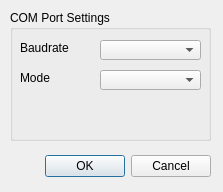
<?xml version="1.0" encoding="UTF-8"?>
<ui version="4.0">
 <class>QCanCfgGui</class>
 <widget class="QDialog" name="QCanCfgGui">
  <property name="geometry">
   <rect>
    <x>0</x>
    <y>0</y>
    <width>223</width>
    <height>192</height>
   </rect>
  </property>
  <property name="windowTitle">
   <string>Device Specific Configuration</string>
  </property>
  <property name="windowIcon">
   <iconset>
    <normaloff>:/products/6ai_snap</normaloff>:/products/6ai_snap</iconset>
  </property>
  <widget class="QDialogButtonBox" name="buttonBox">
   <property name="geometry">
    <rect>
     <x>40</x>
     <y>150</y>
     <width>171</width>
     <height>32</height>
    </rect>
   </property>
   <property name="orientation">
    <enum>Qt::Horizontal</enum>
   </property>
   <property name="standardButtons">
    <set>QDialogButtonBox::Cancel|QDialogButtonBox::Ok</set>
   </property>
  </widget>
  <widget class="QGroupBox" name="groupBox">
   <property name="geometry">
    <rect>
     <x>10</x>
     <y>10</y>
     <width>201</width>
     <height>131</height>
    </rect>
   </property>
   <property name="title">
    <string>COM Port Settings</string>
   </property>
   <widget class="QComboBox" name="clComboBoxCOMBaud">
    <property name="geometry">
     <rect>
      <x>90</x>
      <y>30</y>
      <width>101</width>
      <height>20</height>
     </rect>
    </property>
    <property name="toolTip">
     <string>&lt;html&gt;&lt;head&gt;&lt;meta name=&quot;qrichtext&quot; content=&quot;1&quot; /&gt;&lt;style type=&quot;text/css&quot;&gt;
p, li { white-space: pre-wrap; }
&lt;/style&gt;&lt;/head&gt;&lt;body style=&quot; font-family:'MS Shell Dlg 2'; font-size:8.25pt; font-weight:400; font-style:normal;&quot;&gt;
&lt;p style=&quot; margin-top:0px; margin-bottom:0px; margin-left:0px; margin-right:0px; -qt-block-indent:0; text-indent:0px; font-size:8pt;&quot;&gt;Select CAN Hardware you wont to use.&lt;/p&gt;&lt;/body&gt;&lt;/html&gt;</string>
    </property>
   </widget>
   <widget class="QLabel" name="clLabelCOMBaud">
    <property name="geometry">
     <rect>
      <x>10</x>
      <y>30</y>
      <width>61</width>
      <height>16</height>
     </rect>
    </property>
    <property name="text">
     <string>Baudrate</string>
    </property>
   </widget>
   <widget class="QLabel" name="clLabelCOMMode">
    <property name="geometry">
     <rect>
      <x>10</x>
      <y>60</y>
      <width>61</width>
      <height>16</height>
     </rect>
    </property>
    <property name="text">
     <string>Mode</string>
    </property>
   </widget>
   <widget class="QComboBox" name="clComboBoxCOMMode">
    <property name="geometry">
     <rect>
      <x>90</x>
      <y>60</y>
      <width>101</width>
      <height>20</height>
     </rect>
    </property>
    <property name="toolTip">
     <string>&lt;html&gt;&lt;head&gt;&lt;meta name=&quot;qrichtext&quot; content=&quot;1&quot; /&gt;&lt;style type=&quot;text/css&quot;&gt;
p, li { white-space: pre-wrap; }
&lt;/style&gt;&lt;/head&gt;&lt;body style=&quot; font-family:'MS Shell Dlg 2'; font-size:8.25pt; font-weight:400; font-style:normal;&quot;&gt;
&lt;p style=&quot; margin-top:0px; margin-bottom:0px; margin-left:0px; margin-right:0px; -qt-block-indent:0; text-indent:0px; font-size:8pt;&quot;&gt;Select CAN Hardware you wont to use.&lt;/p&gt;&lt;/body&gt;&lt;/html&gt;</string>
    </property>
   </widget>
  </widget>
 </widget>
 <resources/>
 <connections>
  <connection>
   <sender>buttonBox</sender>
   <signal>accepted()</signal>
   <receiver>QCanCfgGui</receiver>
   <slot>accept()</slot>
   <hints>
    <hint type="sourcelabel">
     <x>248</x>
     <y>254</y>
    </hint>
    <hint type="destinationlabel">
     <x>157</x>
     <y>274</y>
    </hint>
   </hints>
  </connection>
  <connection>
   <sender>buttonBox</sender>
   <signal>rejected()</signal>
   <receiver>QCanCfgGui</receiver>
   <slot>reject()</slot>
   <hints>
    <hint type="sourcelabel">
     <x>316</x>
     <y>260</y>
    </hint>
    <hint type="destinationlabel">
     <x>286</x>
     <y>274</y>
    </hint>
   </hints>
  </connection>
 </connections>
</ui>
